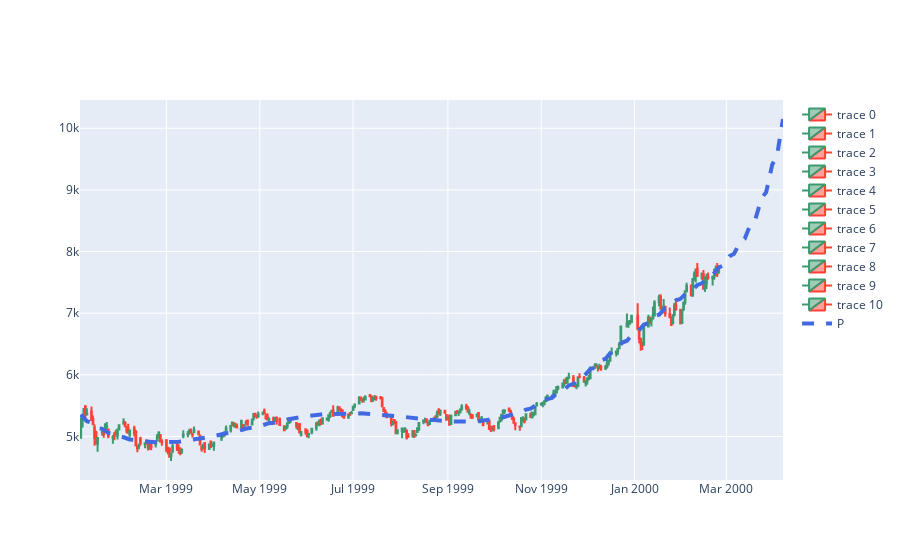

The notebook cell this image was saved under:
### Markdown cell above
# Test polynomial regression
Using Numpy polyfit() to fit a polynom of degree=4 to the data, and add it to the graph. It should also predict the future trend (30 days).

### Code cell
period = data[:300]

x_axis = np.arange(300, dtype=np.float64)
y_axis =period['close'].values
idx = np.isfinite(x_axis) & np.isfinite(y_axis)

k = np.polyfit(x_axis[idx], y_axis[idx], deg=8)
p = np.poly1d(k)

x_axis = np.arange(330)
y_axis = np.asarray([p(x) for x in x_axis], dtype=np.float64)

fig.add_trace(go.Scatter(x=data[:330][data.columns[0]], y=y_axis, name='P',
                         line = dict(color='royalblue', width=4, dash='dash')))
fig.show()
